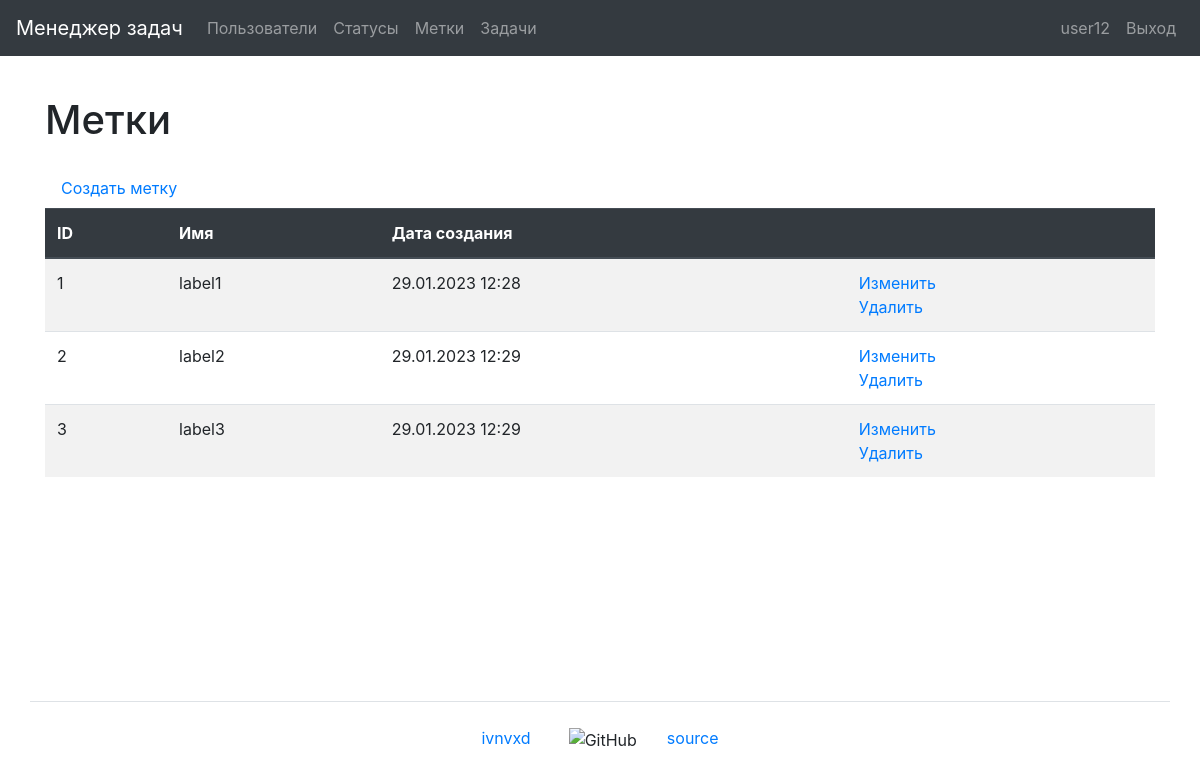
The app's page /labels/ (signed in), older data.
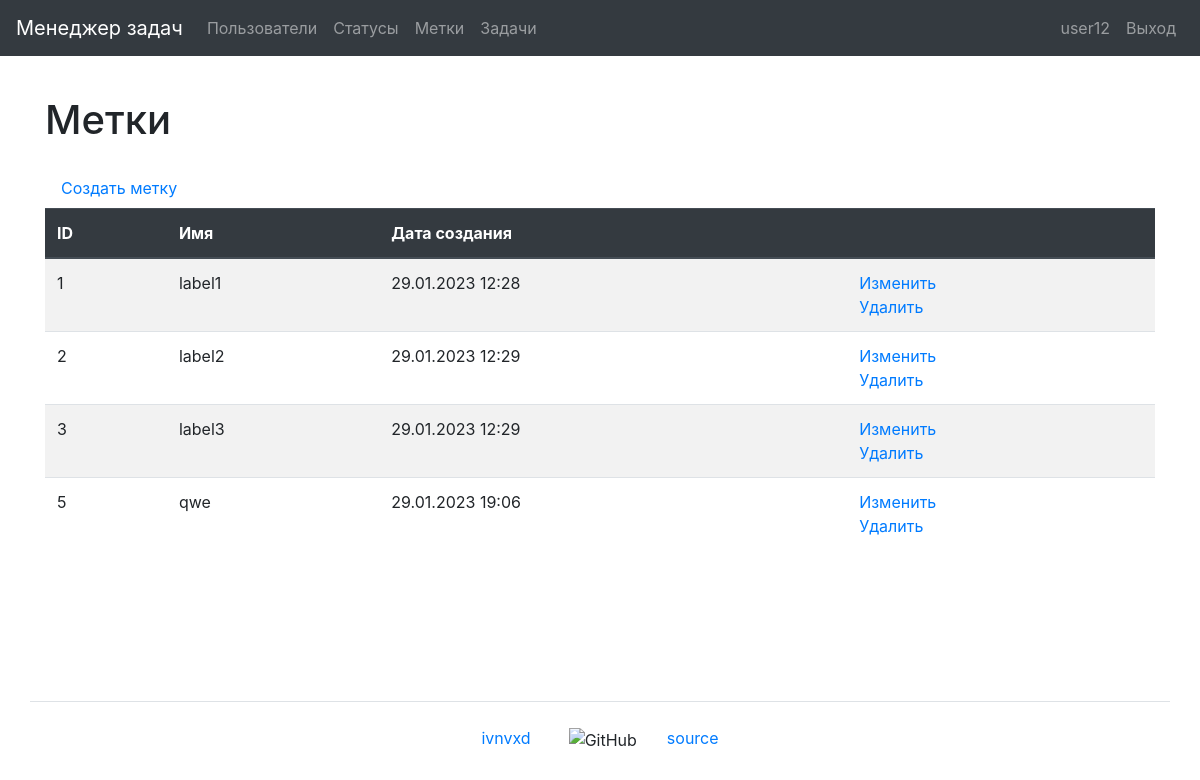
The same page, newer data.
### task_manager/labels/models.py (models this page shows, shortened)
class Label(models.Model):
    name = models.CharField(
        max_length=150,
        unique=True,
        blank=False,
        verbose_name=_('Name'),
    )
    date_created = models.DateTimeField(
        auto_now_add=True,
        verbose_name=_('Creation date')
    )
    class Meta:
        verbose_name = _('Label')
        verbose_name_plural = _('Labels')

### task_manager/labels/views.py (the view)
# urls.py: path('', LabelsListView.as_view(), name='labels'),
class LabelsListView(AuthRequiredMixin, ListView):
    template_name = 'labels/labels.html'
    model = Label
    context_object_name = 'labels'
    extra_context = {
        'title': _('Labels')
    }

### task_manager/mixins.py (called while the page is built)
    def dispatch(self, request, *args, **kwargs):
        if not request.user.is_authenticated:
            messages.error(request, self.auth_message)
            return redirect(reverse_lazy('login'))
        return super().dispatch(request, *args, **kwargs)

### task_manager/templates/labels/labels.html (shortened to what this page needs)
{% extends "base.html" %}
{% load bootstrap4 %}
{% load i18n %}
{% block content %}
    <h1 class="my-4">{{ title }}</h1>
    <a class="nav-link" href="{% url 'label_create' %}">{% trans 'Create label' %}</a>
    <table class="table table-striped">
        <thead class="thead-dark">
            <tr>
                <th>ID</th>
                <th>{% trans 'Name' %}</th>
                <th>{% trans 'Creation date' %}</th>
                <th></th>
            </tr>
        </thead>
        <tbody>
            {% if labels %}
                {% for label in labels %}
                    <tr>
                        <td>{{ label.id }}</td>
                        <td>{{ label.name }}</td>
                        <td>{{ label.date_created|date:"d.m.Y H:i" }}</td>
                        <td>
                          <a href="{% url 'label_update' label.id %}">{% trans 'Update' %}</a>
                          <br>
                          <a href="{% url 'label_delete' label.id %}">{% trans 'Delete' %}</a>
                        </td>
                    </tr>
                {% endfor %}
            {% endif %}
        </tbody>
    </table>
{% endblock content %}

Row changes from the older to the newer data that the page shows:
added Label: id "5", name "qwe", date_created "29.01.2023 19:06"
